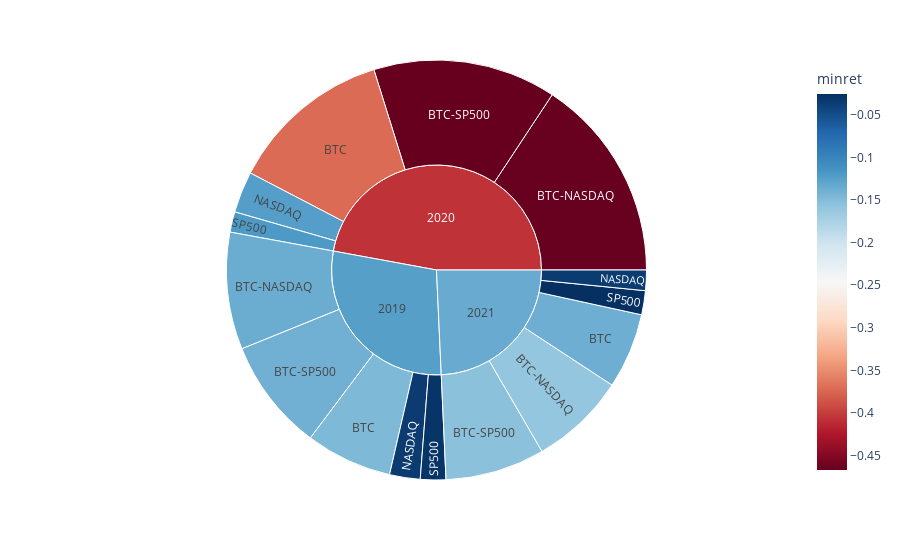

Notebook cell for this chart:
### Code cell
# Create sunburst chart
retmxloss_chart = px.sunburst(
    data_sunburst, 
    path=['year', 'port'], 
    values='avgret',
    color='minret', 
    color_continuous_scale='RdBu',
    hover_data=['minret'],
)

retmxloss_chart.show()

### Figure 1 — Plotly figure (JSON) as saved in the notebook; plotly's stock layout.template omitted (floating-point values rounded to 4 significant figures)
{"data": [{"branchvalues": "total", "customdata": [[-0.147, -0.147], [-0.3717, -0.3717], [-0.1377, -0.1377], [-0.1038, -0.1038], [-0.1364, -0.1364], [-0.466, -0.466], [-0.1599, -0.1599], [-0.131, -0.131], [-0.1394, -0.1394], [-0.4668, -0.4668], [-0.1547, -0.1547], [-0.1227, -0.1227], [-0.03474, -0.03474], [-0.1232, -0.1232], [-0.03519, -0.03519], [-0.03737, -0.03737], [-0.02978, -0.02978], [-0.1198, -0.1198], [-0.02568, -0.02568], [-0.02952, -0.02952], [-0.1241, -0.1241], [-0.4065, -0.4065], [-0.1346, -0.1346], [-0.09639, -0.09639]], "domain": {"x": [0, 1], "y": [0, 1]}, "hovertemplate": "labels=%{label}<br>avgret=%{value}<br>parent=%{parent}<br>id=%{id}<br>minret=%{color}<extra></extra>", "ids": ["2019/BTC", "2020/BTC", "2021/BTC", "2022/BTC", "2019/BTC-NASDAQ", "2020/BTC-NASDAQ", "2021/BTC-NASDAQ", "2022/BTC-NASDAQ", "2019/BTC-SP500", "2020/BTC-SP500", "2021/BTC-SP500", "2022/BTC-SP500", "2019/NASDAQ", "2020/NASDAQ", "2021/NASDAQ", "2022/NASDAQ", "2019/SP500", "2020/SP500", "2021/SP500", "2022/SP500", "2019", "2020", "2021", "2022"], "labels": ["BTC", "BTC", "BTC", "BTC", "BTC-NASDAQ", "BTC-NASDAQ", "BTC-NASDAQ", "BTC-NASDAQ", "BTC-SP500", "BTC-SP500", "BTC-SP500", "BTC-SP500", "NASDAQ", "NASDAQ", "NASDAQ", "NASDAQ", "SP500", "SP500", "SP500", "SP500", "2019", "2020", "2021", "2022"], "marker": {"coloraxis": "coloraxis", "colors": [-0.147, -0.3717, -0.1377, -0.1038, -0.1364, -0.466, -0.1599, -0.131, -0.1394, -0.4668, -0.1547, -0.1227, -0.03474, -0.1232, -0.03519, -0.03737, -0.02978, -0.1198, -0.02568, -0.02952, -0.1241, -0.4065, -0.1346, -0.09639]}, "name": "", "parents": ["2019", "2020", "2021", "2022", "2019", "2020", "2021", "2022", "2019", "2020", "2021", "2022", "2019", "2020", "2021", "2022", "2019", "2020", "2021", "2022", "", "", "", ""], "type": "sunburst", "values": [0.003529, 0.00664, 0.003078, -0.001341, 0.004776, 0.008325, 0.003912, -0.003357, 0.004567, 0.007472, 0.004057, -0.00239, 0.001247, 0.001684, 0.0008337, -0.002017, 0.001038, 0.0008322, 0.0009795, -0.001049, 0.01516, 0.02495, 0.01286, -0.01015]}], "layout": {"coloraxis": {"colorbar": {"title": {"text": "minret"}}, "colorscale": [[0, "rgb(103,0,31)"], [0.1, "rgb(178,24,43)"], [0.2, "rgb(214,96,77)"], [0.3, "rgb(244,165,130)"], [0.4, "rgb(253,219,199)"], [0.5, "rgb(247,247,247)"], [0.6, "rgb(209,229,240)"], [0.7, "rgb(146,197,222)"], [0.8, "rgb(67,147,195)"], [0.9, "rgb(33,102,172)"], [1, "rgb(5,48,97)"]]}, "legend": {"tracegroupgap": 0}, "margin": {"t": 60}}}
